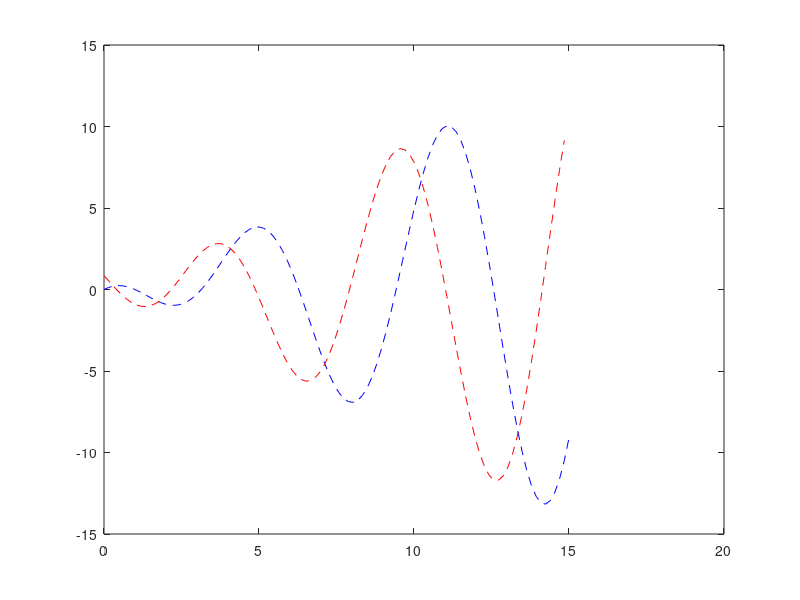

This figure's MATLAB source: (Note: this script raises an error after producing the figure.)
clear; clc;

f =@(x) sin(x)- x.*sin(x)

a = 0;
b = 15;
number_of_points = 100;
x = linspace(a,b,number_of_points);
h = x(2) - x(1); 
y = f(x);

plot(x,y, 'b--')
hold on
dy = (1/h) * (y(2:end) -y(1:end-1));
plot(x(1:end-1),dy,'r--')



xdata = xlsread('DummyData.xlsx','A2:A152');
ydata = xlsread('DummyData.xlsx','B2:B152');